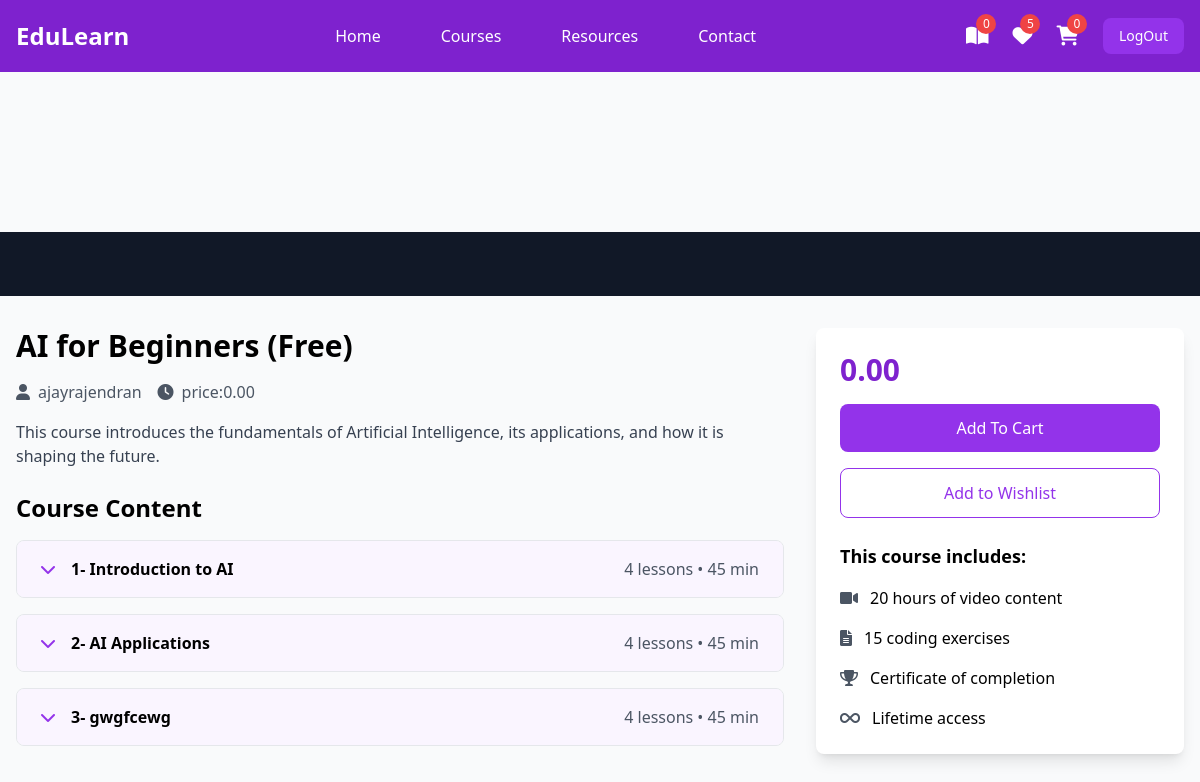
Screenshot of /student/courses/5 (signed in) with the database file from the repository.
### instructor/models.py (models this page shows, shortened)
class User(AbstractUser):
    ROLE_CHOICES =(
        ("instructor","Instructor"),
        ("student","Student")
    )
    role=models.CharField(max_length=20,choices=ROLE_CHOICES,default="student")

class Course(models.Model):
    title=models.CharField(max_length=200)
    description=models.TextField()
    price=models.DecimalField(decimal_places=2,max_digits=7)
    owner=models.ForeignKey(User,on_delete=models.SET_NULL,related_name="courses",null=True)
    is_free=models.BooleanField(default=False)
    picture=models.ImageField(upload_to="courseimages",null=True,blank=True,default="courseimages/default.png")
    thumbnail=EmbedVideoField()
    category_objects=models.ManyToManyField(Category)
    created_at=models.DateTimeField(auto_now_add=True)
    updated_at=models.DateTimeField(auto_now=True)
    def __str__(self):
        return self.title

class Module(models.Model):
    title=models.CharField(max_length=200)
    course_object=models.ForeignKey(Course,on_delete=models.CASCADE,related_name="modules")
    order=models.PositiveIntegerField()

### student/views.py (the view)
# urls.py: path("courses/<int:pk>",CoursedetailView.as_view(),name="course_detail"),
@method_decorator(signin_required,name="dispatch")
class CoursedetailView(View):
    def get(self,request,*args,**kwargs):
        id=kwargs.get("pk")
        course_instance=Course.objects.get(id=id)
        return render(request,"course_detail.html",{"course":course_instance})

### student/context_processors.py (called while the page is built)
def course_context(request):
    count=0
    if request.user.is_authenticated:
        orders=request.user.purchase.filter(is_paid=True)
        count=len([c for o in orders for c in o.course_objects.all()])
    return {"count":count}

### student/templates/course_detail.html (shortened to what this page needs)
{%extends 'base.html'%}
{%block mainblock%}
{%load embed_video_tags%}
<div class="pt-20">
    <div class="bg-gray-900 w-full">
        <div class="max-w-screen-xl mx-auto px-4 py-8">
        </div>
    </div>
    <div class="max-w-screen-xl mx-auto px-4 py-8 grid grid-cols-1 lg:grid-cols-3 gap-8">
        <div class="lg:col-span-2">
            <h1 class="text-3xl font-bold mb-4">{{course.title}}</h1>
            <div class="flex items-center mb-4 text-gray-600">
                <span class="mr-4"><i class="fas fa-user mr-2"></i>{{course.owner}}</span>
                <span class="mr-4"><i class="fas fa-clock mr-2"></i>price:{{course.price}}</span>
            </div>
            <p class="text-gray-700 mb-6">{{course.description}}</p>
            <div class="space-y-4">
                <h2 class="text-2xl font-bold mb-4">Course Content</h2>
                {%for module in course.modules.all%}
                <div class="border rounded-lg overflow-hidden">
                    <button class="w-full px-6 py-4 bg-purple-50 hover:bg-purple-100 flex items-center justify-between" onclick="toggleModule('module1')">
                        <div class="flex items-center">
                            <i class="fas fa-chevron-down mr-4 text-purple-600"></i>
                            <span class="font-semibold">{{forloop.counter}}- {{module.title}}</span>
                        </div>
                        <span class="text-gray-600">4 lessons • 45 min</span>
                    </button>
                </div>
                {%endfor%}
            </div>
        </div>
        <div class="lg:col-span-1">
            <div class="bg-white p-6 rounded-lg shadow-lg sticky top-24">
                <div class="text-3xl font-bold mb-4 text-purple-700">{{course.price}}</div>
                <a href="{%url 'add-to-cart' course.id%}">
                    <button class="w-full bg-purple-600 text-white py-3 rounded-lg mb-4 hover:bg-purple-700 transition duration-300">
                        Add To Cart
                    </button>
                </a>
                <button class="w-full border border-purple-600 text-purple-600 py-3 rounded-lg mb-6 hover:bg-purple-50 transition duration-300">
                    Add to Wishlist
                </button>
                <div class="space-y-4">
                    <h3 class="font-bold text-lg">This course includes:</h3>
                    <div class="flex items-center">
                        <i class="fas fa-video mr-3 text-gray-600"></i>
                        <span>20 hours of video content</span>
                    </div>
                    <div class="flex items-center">
                        <i class="fas fa-file-alt mr-3 text-gray-600"></i>
                        <span>15 coding exercises</span>
                    </div>
                    <div class="flex items-center">
                        <i class="fas fa-trophy mr-3 text-gray-600"></i>
                        <span>Certificate of completion</span>
                    </div>
                    <div class="flex items-center">
                        <i class="fas fa-infinity mr-3 text-gray-600"></i>
                        <span>Lifetime access</span>
                    </div>
                </div>
            </div>
        </div>
    </div>
</div>
{%endblock%}

### student/templates/base.html (shortened to what this page needs)
<!DOCTYPE html>
<html lang="en">
<head>
    <script src="https://cdn.tailwindcss.com"></script>
    <link href="https://cdnjs.cloudflare.com/ajax/libs/font-awesome/6.0.0/css/all.min.css" rel="stylesheet">
</head>
<body class="bg-gray-50">
    <nav class="bg-purple-700 fixed w-full z-20 top-0 left-0 sticky">
        <div class="max-w-screen-xl flex flex-wrap items-center justify-between mx-auto p-4">
            <a href="#" class="flex items-center">
                <span class="self-center text-2xl font-semibold text-white">EduLearn</span>
            </a>
            <div class="items-center justify-between hidden w-full md:flex md:w-auto md:order-1">
                <ul class="flex flex-col p-4 md:p-0 mt-4 font-medium md:flex-row md:space-x-8 md:mt-0">
                    <li><a href="{%url 'student-index'%}" class="block py-2 pl-3 pr-4 text-white hover:text-purple-200">Home</a></li>
                    <li><a href="#" class="block py-2 pl-3 pr-4 text-white hover:text-purple-200">Courses</a></li>
                    <li><a href="#" class="block py-2 pl-3 pr-4 text-white hover:text-purple-200">Resources</a></li>
                    <li><a href="#" class="block py-2 pl-3 pr-4 text-white hover:text-purple-200">Contact</a></li>
                </ul>
            </div>
            <div class="flex items-center space-x-6 md:order-2">
                <div class="relative group">
                    <a href="{%url 'my-courses'%}" class="text-white hover:text-purple-200">
                        <i class="fas fa-book-open text-xl"></i>
                        <span class="absolute -top-2 -right-2 bg-red-500 text-white text-xs rounded-full h-5 w-5 flex items-center justify-center">{{count}}</span>
                    </a>
                </div>
                <div class="relative group">
                    <a href="#" class="text-white hover:text-purple-200">
                        <i class="fas fa-heart text-xl"></i>
                        <span class="absolute -top-2 -right-2 bg-red-500 text-white text-xs rounded-full h-5 w-5 flex items-center justify-center">5</span>
                    </a>
                </div>
                <div class="relative group">
                    <a href="{%url 'cart-summary'%}" class="text-white hover:text-purple-200">
                        <i class="fas fa-shopping-cart text-xl"></i>
                        <span class="absolute -top-2 -right-2 bg-red-500 text-white text-xs rounded-full h-5 w-5 flex items-center justify-center">{{request.user.basket.all.count}}</span>
                    </a>
                </div>
                <a href="{%url 'signout'%}">
                     <button class="text-white bg-purple-600 hover:bg-purple-800 focus:ring-4 focus:outline-none focus:ring-purple-300 font-medium rounded-lg text-sm px-4 py-2 text-center">LogOut</button>
                    </a>
           </div>
        </div>
    </nav>
    <div class="mt-20">
        {%block mainblock%}
        {%endblock%}
    </div>
</body>
</html>

### rows the page displays
User: user.basket.all.count "0"
Course: title "AI for Beginners (Free)", owner "ajayrajendran", price "0.00", description "This course introduces the fundamentals of Artificial Intelligence, its applications, and how it is shaping the future."
Module: title "Introduction to AI"
Module: title "AI Applications"
Module: title "gwgfcewg"

### other values shown
{{ count }} "0"
